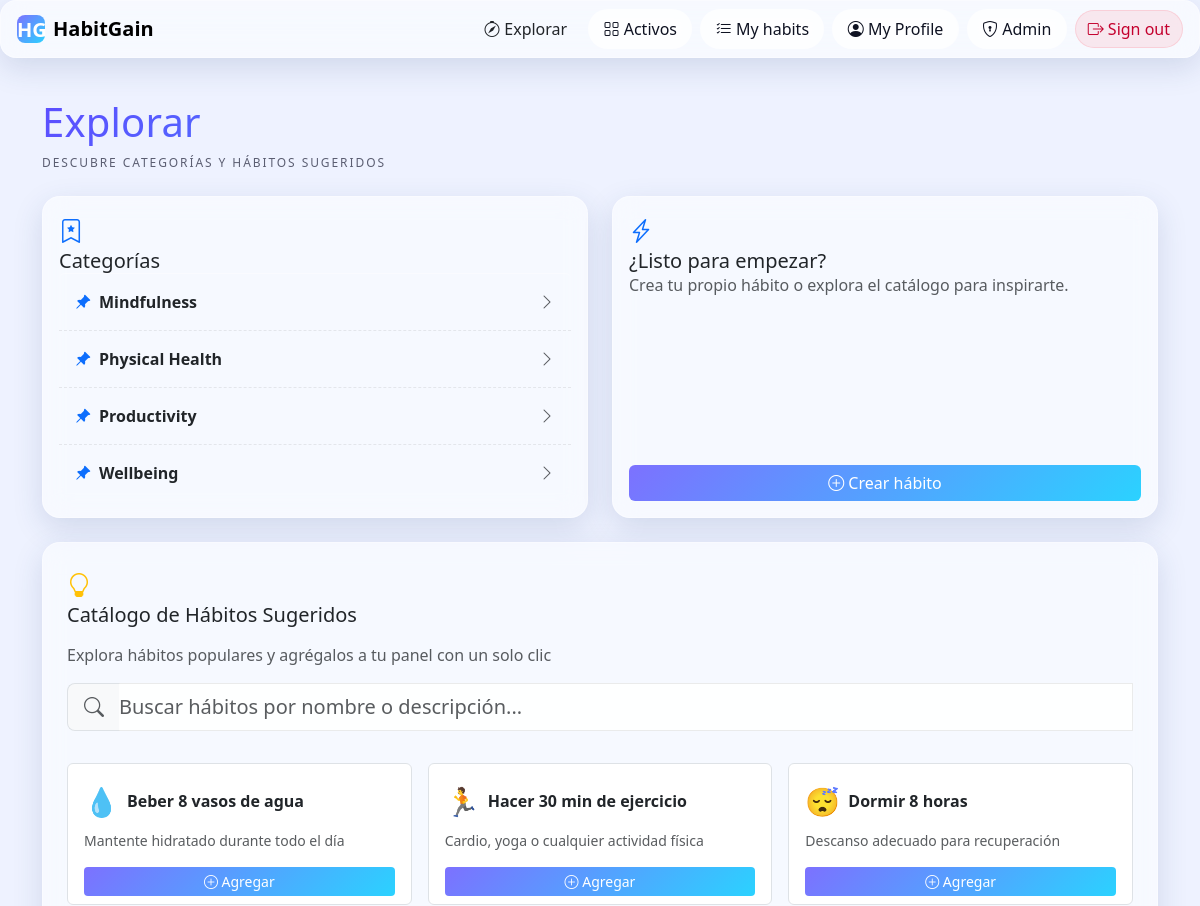
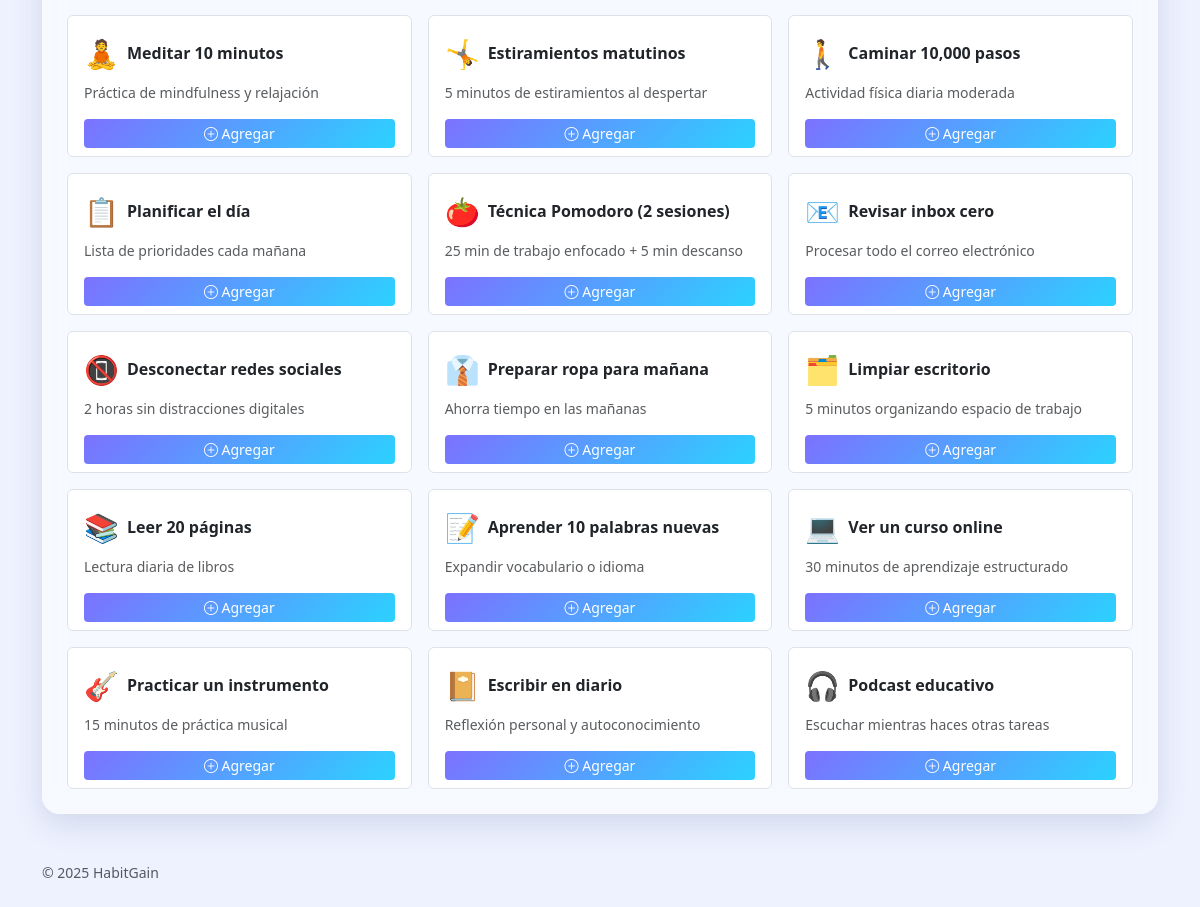
Screenshot of /explore/ (signed in) with the database file from the repository (2 pictures, top to bottom).
### tables this page shows
CREATE TABLE categories (
                id INTEGER PRIMARY KEY AUTOINCREMENT,
                name TEXT NOT NULL UNIQUE,
                icon TEXT NOT NULL,
                created_at TIMESTAMP DEFAULT CURRENT_TIMESTAMP
            );

### habitgain/explore/__init__.py (the view)
@explore_bp.route("/")
def home():
    if not _require_login():
        return redirect(url_for("auth.login"))
    categories = Category.all()
    all_suggested_habits = []
    for _, habits in HABIT_CATALOG.items():
        all_suggested_habits.extend(habits)
    user_habits = []
    return render_template(
        "home.html",
        categories=categories,
        habits=user_habits,
        suggested_habits=all_suggested_habits,
    )

### habitgain/explore/__init__.py (called while the page is built)
def _require_login():
    return "user" in session

### habitgain/models.py (called while the page is built)
    def _ensure_wal_mode(self):
        if not Database._wal_enabled:
            try:
                conn = sqlite3.connect(self.db_name, timeout=30.0)
                conn.execute("PRAGMA journal_mode=WAL")
                conn.execute("PRAGMA synchronous=NORMAL")
                conn.close()
                Database._wal_enabled = True
            except Exception:
                pass  # Si falla, continuamos sin WAL

    def get_connection(self) -> sqlite3.Connection:
        conn = sqlite3.connect(self.db_name, timeout=30.0,
                               check_same_thread=False)
        conn.row_factory = sqlite3.Row
        conn.execute("PRAGMA busy_timeout=30000")
        conn.execute("PRAGMA cache_size=10000")
        return conn

    @staticmethod
    def get_by_email(email: str) -> Optional[Dict[str, Any]]:
        db = Database()
        conn = db.get_connection()
        try:
            cur = conn.cursor()
            cur.execute(
                "SELECT id, email, name, password_hash, password_salt, role FROM users WHERE email=?", (email,))
            row = cur.fetchone()
            return dict(row) if row else None
        finally:
            conn.close()

    @staticmethod
    def all() -> List[Dict[str, Any]]:
        db = Database()
        conn = db.get_connection()
        try:
            cur = conn.cursor()
            cur.execute("SELECT id, name, icon FROM categories ORDER BY name ASC")
            rows = cur.fetchall()
            return [dict(r) for r in rows]
        finally:
            conn.close()

### habitgain/explore/templates/home.html (shortened to what this page needs)
{% extends "base.html" %}
{% block content %}
<h1 class="mb-2 text-gradient">Explorar</h1>
<p class="section-kicker mb-4">Descubre categorías y hábitos sugeridos</p>
<div class="row g-4">
    <div class="col-12 col-lg-6">
        <div class="card glass p-3 shadow-hover">
            <div class="section-title">
                <i class="bi bi-bookmark-star text-primary fs-4"></i>
                <h5 class="m-0">Categorías</h5>
            </div>
            {% if categories %}
            <ul class="list-group list-clean">
                {% for c in categories %}
                <li class="list-group-item py-3">
                    <a class="d-flex align-items-center justify-content-between text-decoration-none"
                        href="{{ url_for('explore.category', category_id=c.id) }}">
                        <div class="d-flex align-items-center gap-2">
                            <i class="bi bi-pin-angle-fill text-primary"></i>
                            <strong class="text-body">{{ c.name }}</strong>
                        </div>
                        <i class="bi bi-chevron-right text-muted"></i>
                    </a>
                </li>
                {% endfor %}
            </ul>
            {% else %}
            <p class="text-muted mb-0">No hay categorías todavía.</p>
            {% endif %}
        </div>
    </div>
    <div class="col-12 col-lg-6">
        <div class="card glass p-3 shadow-hover h-100 d-flex flex-column justify-content-between">
            <div>
                <div class="section-title">
                    <i class="bi bi-lightning-charge text-primary fs-4"></i>
                    <h5 class="m-0">¿Listo para empezar?</h5>
                </div>
                <p class="text-muted mb-3">Crea tu propio hábito o explora el catálogo para inspirarte.</p>
            </div>
            <div>
                <a class="btn btn-primary w-100" href="{{ url_for('habits.create') }}">
                    <i class="bi bi-plus-circle"></i> Crear hábito
                </a>
            </div>
        </div>
    </div>
</div>
<div class="row mt-4">
    <div class="col-12">
        <div class="card glass p-4 shadow-hover">
            <div class="section-title mb-3">
                <i class="bi bi-lightbulb text-warning fs-4"></i>
                <h5 class="m-0">Catálogo de Hábitos Sugeridos</h5>
            </div>
            <p class="text-muted mb-3">Explora hábitos populares y agrégalos a tu panel con un solo clic</p>
            <div class="mb-4">
                <div class="input-group input-group-lg">
                    <span class="input-group-text bg-light border-end-0">
                        <i class="bi bi-search text-muted"></i>
                    </span>
                    <input type="text"
                           class="form-control form-control-lg border-start-0 ps-0"
                           id="habitSearchInput"
                           placeholder="Buscar hábitos por nombre o descripción..."
                           autocomplete="off">
                </div>
            </div>
            {% if suggested_habits %}
            <div class="row g-3" id="habitsContainer">
                {% for habit in suggested_habits %}
                <div class="col-12 col-md-6 col-lg-4 habit-card"
                     data-habit-name="{{ habit.name|lower }}"
                     data-habit-desc="{{ habit.short_desc|lower }}">
                    <div class="card h-100 border hover-shadow" style="cursor: pointer; transition: transform 0.2s;">
                        <div class="card-body d-flex flex-column" onclick="showHabitDetails('{{ habit.id }}')">
                            <div class="d-flex align-items-center mb-2">
                                <span class="fs-3 me-2">{{ habit.icon }}</span>
                                <h6 class="card-title fw-bold mb-0 flex-grow-1">{{ habit.name }}</h6>
                            </div>
                            <p class="card-text text-muted small flex-grow-1">{{ habit.short_desc }}</p>
                        </div>
                        <div class="card-footer bg-transparent border-top-0 pt-0">
                            <form method="POST" action="{{ url_for('explore.add_habit', habit_id=habit.id) }}" onclick="event.stopPropagation();">
                                <button type="submit" class="btn btn-sm btn-primary w-100">
                                    <i class="bi bi-plus-circle"></i> Agregar
                                </button>
                            </form>
                        </div>
                    </div>
                </div>
                {% endfor %}
            </div>
            {% else %}
            <p class="text-muted mb-0">No hay hábitos sugeridos disponibles.</p>
            {% endif %}
        </div>
    </div>
</div>
{% endblock %}

### habitgain/static/css/styles.css (style rules this page uses)
:root { --bg: #eef2ff; --ink: #0f1222; --muted: #5b5e72; --primary: #6b5bff; --accent: #2bd2ff; --gradient-1: 217, 70, 239; --gradient-2: 79, 70, 229; --gradient-3: 45, 212, 191; --glass-bg: rgba(255, 255, 255, 0.55); --glass-brd: rgba(255, 255, 255, 0.35); --shadow: 0 10px 30px rgba(40, 70, 120, 0.15); }
html, body { background: var(--bg); color: var(--ink); min-height: 100%; }
.glass { backdrop-filter: blur(14px) saturate(140%); -webkit-backdrop-filter: blur(14px) saturate(140%); background: var(--glass-bg); border: 1px solid var(--glass-brd); border-radius: 16px; box-shadow: var(--shadow); }
.card.glass { border-radius: 18px; }
.btn-primary { background: linear-gradient(135deg, #7c71ff, #2bd2ff); border: none; }
h1, h2, h3 { letter-spacing: .2px }
.section-kicker { font-size: .75rem; text-transform: uppercase; letter-spacing: .12rem; color: var(--muted); }
.list-clean .list-group-item { background: transparent; border: none; border-top: 1px dashed rgba(0, 0, 0, .08); }
.list-clean .list-group-item:first-child { border-top: none }
.form-control, .form-select { background: rgba(255, 255, 255, .85); border: 1px solid rgba(0, 0, 0, .08); border-radius: 12px; }
.text-gradient { background: linear-gradient(135deg, #5c4dff 0%, #2bd2ff 100%); -webkit-background-clip: text; background-clip: text; -webkit-text-fill-color: transparent; }
.shadow-hover { transition: transform .15s ease, box-shadow .15s ease; }

### rows the page displays
categories: name "Mindfulness"
categories: name "Physical Health"
categories: name "Productivity"
categories: name "Wellbeing"

### other values shown
{{ habit.icon }} "💧" "🏃" "😴" "🧘" "🤸" "🚶" "📋" "🍅" "📧" "📵" "👔" "🗂️" "📚" "📝" "💻" "🎸" "📔" "🎧"
{{ habit.name }} "Beber 8 vasos de agua" "Hacer 30 min de ejercicio" "Dormir 8 horas" "Meditar 10 minutos" "Estiramientos matutinos" "Caminar 10,000 pasos" "Planificar el día" "Técnica Pomodoro (2 sesiones)" "Revisar inbox cero" "Desconectar redes sociales" "Preparar ropa para mañana" "Limpiar escritorio" "Leer 20 páginas" "Aprender 10 palabras nuevas" "Ver un curso online" "Practicar un instrumento" "Escribir en diario" "Podcast educativo"
{{ habit.short_desc }} "Mantente hidratado durante todo el día" "Cardio, yoga o cualquier actividad física" "Descanso adecuado para recuperación" "Práctica de mindfulness y relajación" "5 minutos de estiramientos al despertar" "Actividad física diaria moderada" "Lista de prioridades cada mañana" "25 min de trabajo enfocado + 5 min descanso" "Procesar todo el correo electrónico" "2 horas sin distracciones digitales" "Ahorra tiempo en las mañanas" "5 minutos organizando espacio de trabajo" "Lectura diaria de libros" "Expandir vocabulario o idioma" "30 minutos de aprendizaje estructurado" "15 minutos de práctica musical" "Reflexión personal y autoconocimiento" "Escuchar mientras haces otras tareas"
{{ 2025 }} "2025"
